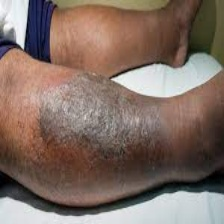
#> input picture AdvancedSkinDisease/skin-disease-dataset/train_set/BA- cellulitis/BA- cellulitis (10).jpeg, 224 x 224 px; its folder holds only this picture in this run
$ python trainedmodel.py
#> lines starting #> are read from the running program, lines starting #| are printed output that depends on the picture
#> in load_data, img is the input picture: shape (224, 224, 3); mean B, G, R 100.8, 110.3, 129.4
import os
import numpy as np
import cv2
from sklearn.model_selection import train_test_split
from sklearn.preprocessing import LabelEncoder, StandardScaler
from sklearn.ensemble import RandomForestClassifier, VotingClassifier
from sklearn.svm import SVC
from sklearn.pipeline import Pipeline
from sklearn.metrics import accuracy_score, classification_report
from xgboost import XGBClassifier
from tqdm import tqdm
from joblib import dump  # For saving models

train_dir = "skin-disease-dataset/train_set"
test_dir = "skin-disease-dataset/test_set"

def extract_features(img):
    """Extract multiple features including HOG, color histograms, and texture features"""
    # Resize image
    img = cv2.resize(img, (128, 128))
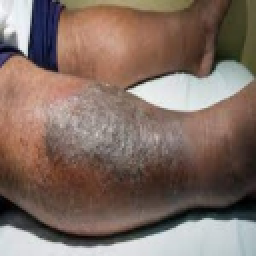
#> img: shape (128, 128, 3) (shown 2 times larger); mean of channels 0, 1, 2 100.7, 110.3, 129.3; drawn as B, G, R

    features = []

    # HOG Features
    gray = cv2.cvtColor(img, cv2.COLOR_BGR2GRAY)
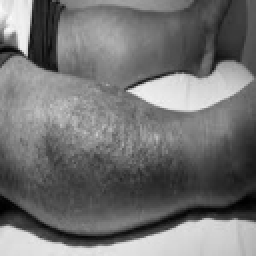
#> gray: shape (128, 128) (shown 2 times larger); min 0, max 250, mean 114.9
    equalized = cv2.equalizeHist(gray)
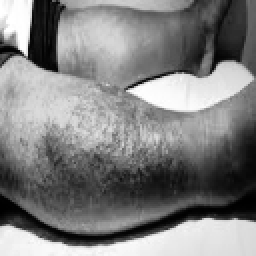
#> equalized: shape (128, 128) (shown 2 times larger); min 0, max 255, mean 128.1
    hog = cv2.HOGDescriptor(
        _winSize=(128, 128),
        _blockSize=(16, 16),
        _blockStride=(8, 8),
        _cellSize=(8, 8),
        _nbins=9
    )
    hog_features = hog.compute(equalized)
#> hog_features = 8100 values, max 0.477 at index 1170, min 0 at index 4256, mean 0.134
    features.extend(hog_features.flatten())

    # Color Histograms (RGB and HSV)
    for color in range(3):
        hist = cv2.calcHist([img], [color], None, [256], [0, 256])
        features.extend(hist.flatten())
#> after the loop, features = 8868 values, max 161 at index 8161, min 0 at index 4256, mean 5.66

    hsv = cv2.cvtColor(img, cv2.COLOR_BGR2HSV)
#> hsv: shape (128, 128, 3); mean H, S, V 32.4, 76.2, 132.3
    for channel in range(3):
        hist = cv2.calcHist([hsv], [channel], None, [256], [0, 256])
        features.extend(hist.flatten())
#> after the loop, features = 9636 values, max 2436 at index 8877, min 0 at index 4256, mean 10.31

    return np.array(features)

def load_data(directory):
    """Load images and extract features and labels"""
    data = []
    labels = []
    classes = os.listdir(directory)

    for class_name in classes:
        class_path = os.path.join(directory, class_name)
        if os.path.isdir(class_path):
            for img_file in tqdm(os.listdir(class_path), desc=f"Processing {class_name}"):
                img_path = os.path.join(class_path, img_file)
                try:
                    img = cv2.imread(img_path)
                    if img is None:
                        continue

                    features = extract_features(img)
                    if features is not None and len(features) > 0:
                        data.append(features)
                        labels.append(class_name)

                except Exception as e:
                    print(f"Error processing {img_path}: {e}")
#> pass 2 of the loop in load_data, `for class_name in classes:`:
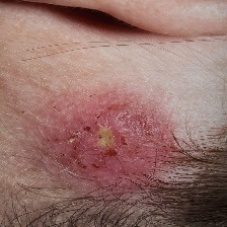
#> input picture AdvancedSkinDisease/skin-disease-dataset/train_set/BA-impetigo/0_BA-impetigo (88).jpg, 227 x 227 px
#> in load_data, img is the input picture: shape (227, 227, 3); mean B, G, R 106.7, 112.7, 149.6
#> img: shape (128, 128, 3)
#> in extract_features (call 2), `gray = cv2.cvtColor(img, cv2.COLOR_BGR2GRAY)`:
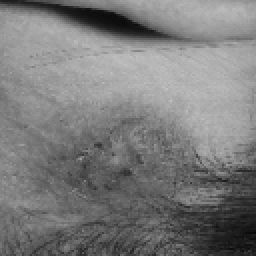
#> gray: shape (128, 128) (shown 2 times larger); min 7, max 194, mean 122.9
#> in extract_features (call 2), `equalized = cv2.equalizeHist(gray)`:
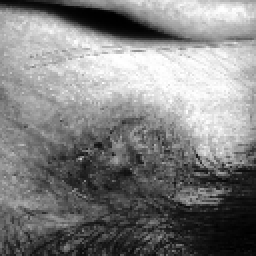
#> equalized: shape (128, 128) (shown 2 times larger); min 0, max 255, mean 128.5
#> hog_features = 8100 values, max 0.416 at index 3829, min 0 at index 1099, mean 0.15
#> after the loop in extract_features (call 2), `for color in range(3):`: features = 8868 values, max 288 at index 8801, min 0 at index 1099, mean 5.68
#> hsv: shape (128, 128, 3); mean H, S, V 31.3, 80.7, 149.4
#> after the loop in extract_features (call 2), `for channel in range(3):`: features = 9636 values, max 2384 at index 8876, min 0 at index 1099, mean 10.33

    return np.array(data), np.array(labels)

def create_voting_ensemble():
    """Create a Voting Ensemble with SVM, Random Forest, and XGBoost"""
    # Define the base models
    svm = SVC(kernel='rbf', C=10, gamma='scale', probability=True, random_state=42)
    rf = RandomForestClassifier(n_estimators=200, max_depth=15, min_samples_split=2, random_state=42)
    xgb = XGBClassifier(n_estimators=200, learning_rate=0.1, max_depth=5, random_state=42)

    # Create the Voting Classifier
    voting_clf = VotingClassifier(
        estimators=[
            ('svm', svm),
            ('rf', rf),
            ('xgb', xgb)
        ],
        voting='soft'
    )

    # Pipeline to include preprocessing
    pipeline = Pipeline([('voting', voting_clf)])

    return pipeline

def train_and_evaluate_voting_ensemble(X_train, X_test, y_train, y_test):
    """Train and evaluate the Voting Ensemble"""
    model = create_voting_ensemble()

    print("\nTraining Voting Ensemble...")
    model.fit(X_train, y_train)

    y_pred = model.predict(X_test)
    accuracy = accuracy_score(y_test, y_pred)

    print(f"\nVoting Ensemble Test Accuracy: {accuracy:.4f}")
    print("\nClassification Report:")
    print(classification_report(y_test, y_pred))

    return model, accuracy

if __name__ == "__main__":
    # Load data
    print("Loading training data...")
    train_data, train_labels = load_data(train_dir)

    print("Loading test data...")
    test_data, test_labels = load_data(test_dir)
#> (the run stopped early here; a loop or call above may not have finished)
